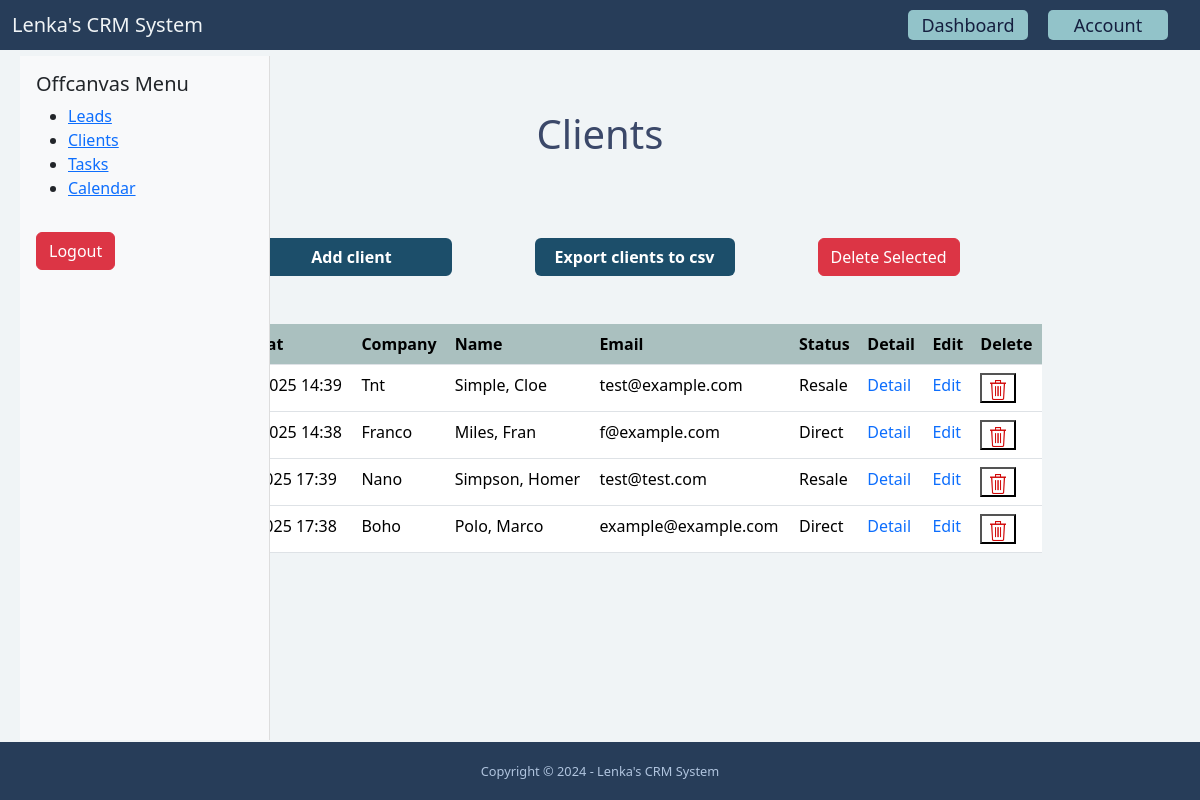
The app's page /dashboard/clients/ (signed in), older data.
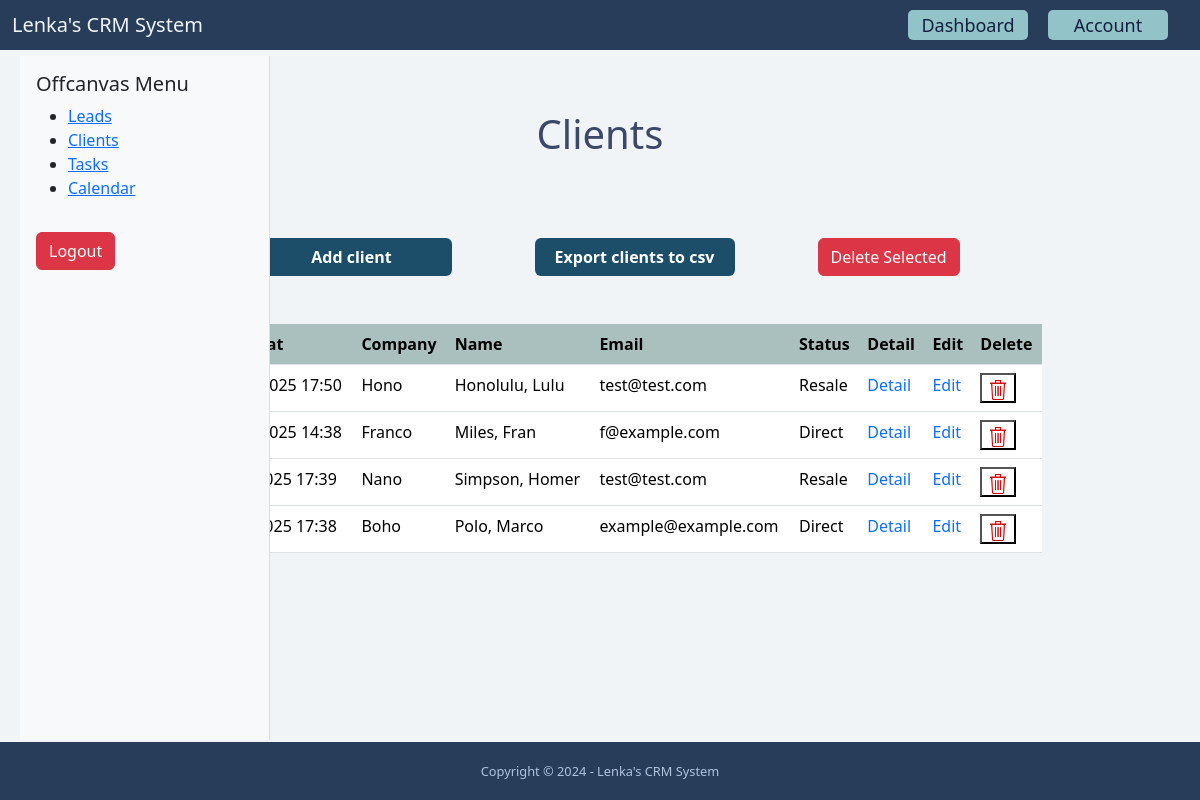
The same page, newer data.
### client/models.py (models this page shows, shortened)
class Client(models.Model):
    resale = 'resale'
    direct = 'direct'
    CHOICES_STATUS = (
        (resale, 'Resale'),
        (direct, 'Direct'),
    )
    status = models.CharField(max_length=255, choices=CHOICES_STATUS, default='', blank=True, null=True)
    first_name = models.CharField(max_length=255)
    last_name = models.CharField(max_length=255)
    company = models.CharField(max_length=255, blank=True, null=True)
    email = models.EmailField()
    phone = models.CharField(max_length=50)
    address = models.CharField(max_length=255, blank=True)
    city = models.CharField(max_length=255, blank=True)
    zipcode = models.CharField(max_length=255, blank=True)
    country = models.CharField(max_length=255, blank=True)
    description = models.TextField(blank=True)
    created_at = models.DateTimeField(auto_now_add=True)
    created_by = models.ForeignKey(User, related_name='clients', on_delete=models.CASCADE)
    modified_at = models.DateTimeField(auto_now=True)
    converted_from_lead = models.ForeignKey(Lead, on_delete=models.SET_NULL, null=True, blank=True, related_name="converted_client")
    class Meta:
        ordering = ['-created_at']

### client/views.py (the view)
# urls.py: path("", ClientListView.as_view(), name="list"),
class ClientListView(ListView):
    model = Client
    def get_queryset(self):
        queryset = super(ClientListView, self).get_queryset()
        return queryset.filter(created_by=self.request.user)

### client/templates/client/client_list.html (shortened to what this page needs)
{% extends 'base.html' %}
{% load static %}
{% block content %}
    {% include 'core/partials/offcanvas_menu.html' %}
    <div class="container">
        <div class="row mx-lg-5 justify-content-center">
            <div class="col-lg-12">
                <div class="text-center">
                    <h1 class="px-5">Clients</h1>
                </div>
            </div>
        </div>
        <div class="row mt-lg-2 mx-lg-3 justify-content-center">
            <div class="col-lg-12">
                <div class="row my-lg-3 mx-lg-3 py-lg-4">
                    <form method="post" action="{% url 'client:delete_bulk' %}">
                        <div class="row justify-content-center w-100 my-lg-3 mx-lg-5">
                            <div class="col-3 mx-lg-3 my-lg-2">
                                <a class="btn add-button" href="{% url 'client:add' %}">Add client</a>
                            </div>
                            <div class="col-3 mx-lg-3 my-lg-2">
                                <a class="btn export-button" href="{% url 'client:export' %}">Export clients to csv</a>
                            </div>
                            <div class="col-3 mx-lg-3 my-lg-2">
                                <button type="submit" class="btn btn-danger"
                                        onclick="return confirm('Are you sure you want to delete selected clients?')">
                                    Delete Selected
                                </button>
                            </div>
                        </div>
                        <div class="row justify-content-center mt-lg-4 mx-lg-5">
                            <div class="col-lg-12 my-lg-3">
                                <table class="table">
                                    <thead class="th-custom">
                                        <tr>
                                            <th scope="col">
                                            </th>
                                            <th scope="col">Created at</th>
                                            <th scope="col">Company</th>
                                            <th scope="col">Name</th>
                                            <th scope="col">Email</th>
                                            <th scope="col">Status</th>
                                            <th scope="col">Detail</th>
                                            <th scope="col">Edit</th>
                                            <th scope="col">Delete</th>
                                        </tr>
                                    </thead>
                                    {% if object_list %}
                                        <tbody>
                                            {% for client in object_list %}
                                                <tr>
                                                    <td>
                                                        <label>
                                                        </label>
                                                    </td>
                                                    <td>{{ client.created_at|date:"M-d-Y H:i" }}</td>
                                                    <td>{{ client.company }}</td>
                                                    <td>{{ client.last_name }}, {{ client.first_name }}</td>
                                                    <td>{{ client.email }}</td>
                                                    <td>{{ client.get_status_display }}</td>
                                                    <td>
                                                        <a class="a-detail" href="{% url 'client:detail' client.pk %}">Detail</a>
                                                    </td>
                                                    <td>
                                                        <a class="edit" href="{% url 'client:edit' client.pk %}">Edit</a>
                                                    </td>
                                                    <td>
                                                        <button type="submit" class="delete-icon bg-transparent">
                                                            <img src="{% static 'client/images/empty.png' %}"
                                                                 alt="empty"
                                                                 height="20">
                                                        </button>
                                                    </td>
                                                </tr>
                                            {% endfor %}
                                        </tbody>
                                    {% else %}
                                        <p>There are no leads in the database yet...</p>
                                    {% endif %}
                                </table>
                            </div>
                        </div>
                    </form>
                </div>
            </div>
        </div>
    </div>
{% endblock %}

### templates/base.html (shortened to what this page needs)
{% load static %}
<!DOCTYPE html>
<html lang="en">
    <head>
        <link rel="stylesheet" href="https://cdnjs.cloudflare.com/ajax/libs/font-awesome/6.5.1/css/all.min.css">
        <link rel="stylesheet" href="{% static 'bootstrap/css/bootstrap.min.css' %}">
        <link rel="stylesheet" href="{% static 'styles.css' %}">
    </head>
    <body>
        <div class="wrapper">
            <div class="content">
                {% include 'core/partials/nav.html' %}
                <main>
                    {% block content %}
                    {% endblock %}
                </main>
                {% include 'core/partials/footer.html' %}
            </div>
        </div>
    </body>
</html>

### core/templates/core/partials/nav.html (shortened to what this page needs)
{% load static %}
<nav class="navbar navbar-expand-lg fixed-top">
    <div class="container-fluid">
        <a class="navbar-brand" href="{% url 'index' %}">Lenka's CRM System</a>
        <div class="collapse navbar-collapse flex-grow-0">
            <ul class="navbar-nav text-end">
                {% if request.user.is_authenticated %}
                    <li class="nav-item">
                        <a class="nav-link" href="{% url 'dashboard:dashboard' %}">Dashboard</a>
                    </li>
                    <li class="nav-item">
                        <a class="nav-link" href="{% url 'userprofile:account' %}">Account</a>
                    </li>
                {% endif %}
            </ul>
        </div>
    </div>
</nav>

### core/templates/core/partials/offcanvas_menu.html
<div class="offcanvas-custom">
    <div class="p-3">
        <h5>Offcanvas Menu</h5>
        <ul>
            <li><a href="{% url 'lead:list' %}">Leads</a></li>
            <li><a href="{% url 'client:list' %}">Clients</a></li>
            <li><a href="{% url 'task:task_list' %}">Tasks</a></li>
            <li><a href="#">Calendar</a></li>
        </ul>
        <a href="{% url 'logout' %}" class="btn btn-danger mt-3">Logout</a>
    </div>
</div>

### core/templates/core/partials/footer.html
<footer class="footer  fixed-bottom">
    <div class="container-fluid justify-content-center">
        <div class="text-center">
            <span class="text-footer">Copyright &copy; 2024 - Lenka's CRM System</span>
        </div>
    </div>
</footer>

### static/styles.css (style rules this page uses)
html, body { height: 100%; margin: 0; }
body { background-color: #f0f4f6; position: relative; padding-bottom: 58px; min-height: 100vh; }
.navbar { background-color: #273D59; height: 50px; }
.navbar-brand { color: #f0f4f6; }
.nav-item { background-color: #92C3C9; margin-right: 20px; width: 120px; height: 30px; border-radius: 5px; }
.nav-link { color: #151f3f; text-align: center; font-size: 18px; padding: 2px; }
main { margin: 0 auto; padding: 30px 20px; }
.add-button { background-color: #1c4e6a; font-weight: bold; width: 200px; color: white; }
.export-button { background-color: #1c4e6a; font-weight: bold; width: 200px; color: white; }
label { font-weight: bold; font-size: 1.1rem; }
h1 { color: #3b4869; }
.th-custom tr th { background-color: rgba(137, 168, 165, 0.68); }
tbody tr td a { text-decoration: none; }
.offcanvas-custom { position: fixed !important; top: 56px; bottom: 60px; width: 250px; z-index: 1045; background-color: #f8f9fa; border-right: 1px solid #ddd; }
.footer { font-size: 0.8rem; padding: 20px; position: fixed; z-index: 1; bottom: 0; width: 100%; height: 58px; background-color: #273D59; }
.text-footer { color: #b0c4de; }
.container { margin-top: 80px; margin-bottom: 80px; }

### core/templates/core/partials/nav.html (style rules this page uses)
.navbar { position: fixed; top: 0; width: 100%; z-index: 1050; }

Row changes from the older to the newer data that the page shows:
removed Client: created_at "May-14-2025 14:39", company "Tnt", last_name "Simple", first_name "Cloe", email "test@example.com", status "Resale"
added Client: created_at "May-14-2025 17:50", company "Hono", last_name "Honolulu", first_name "Lulu", email "test@test.com", status "Resale"
